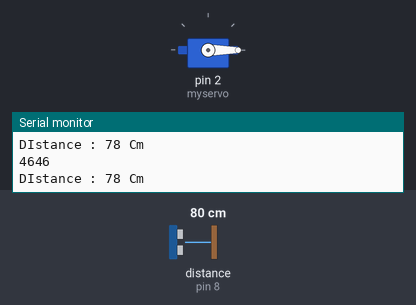
Bench run of a sketch on a simulated Arduino Uno, built with avr-gcc and run on an emulated ATmega328P. Parts: servo, the last lines printed to the serial monitor. Wiring (inferred from the names in the program): ultrasonic range finder: trigger pin 9; echo pin 8. The inputs (shaded band) are chosen by the test bench; at power-on: distance to the obstacle (sensor on pin 8) 80 cm. The echo pulse lasts 58.3 µs per cm.

Above: at 1.8 s.
1.9 s: distance to the obstacle (sensor on pin 8) set to 23 cm
3.4 s: distance to the obstacle (sensor on pin 8) set to 19 cm
At 4.4 s:
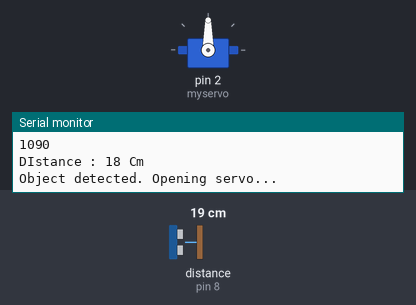
Timing chart, 0 to 11.5 s (numbered marks = the images above; inputs shaded):
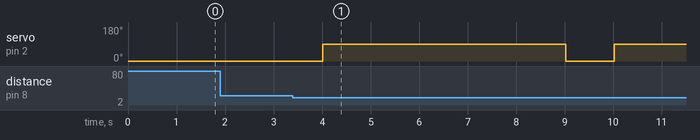

Measured:
- the behaviour switches between 22 and 21 cm on distance to the obstacle (sensor on pin 8) (found by bisection; images 0 and 1)
- after the input at 3.4 s, servo on pin 2 (myservo): 0° → 90° after 0.62 s, → 0° 5.0 s later, → 90° 1.0 s later

The sketch:

connectUltraSensor.ino
```cpp
#include <Servo.h>
Servo myservo;

#define TRIG 9 //TRIG 핀 설정 -> 초음파 send
#define ECHO 8 //ECHO 핀 설정 -> 초음파 get

void setup() {
  Serial.begin(9600);

  pinMode(TRIG, OUTPUT);
  pinMode(ECHO, INPUT);

  myservo.attach(2);
  myservo.write(0);
}

void loop() {
  long duration, distance;

  digitalWrite(TRIG, LOW);

  delayMicroseconds(2);

  digitalWrite(TRIG, HIGH);

  delayMicroseconds(10);

  digitalWrite(TRIG, LOW);

  duration = pulseIn (ECHO, HIGH);
  distance = duration * 17 / 1000;

// log 찍기
  Serial.println(duration );
  Serial.print("\nDIstance : ");

  Serial.print(distance);
  Serial.println(" Cm");

  // delay(1000);

  if (distance <= 20) {
    // 모터 열기
    // n 초 후에 자동으로 닫히게
    Serial.println("Object detected. Opening servo...");
    myservo.write(90);
    delay(5000);       // 3초 대기
    Serial.println("Closing servo...");
    myservo.write(0);
  }

  delay(1000);


}
```
